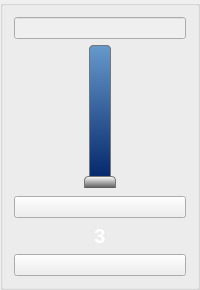
       <widget class="QGroupBox" name="groupBox_channel3">
        <property name="sizePolicy">
         <sizepolicy hsizetype="Preferred" vsizetype="MinimumExpanding">
          <horstretch>0</horstretch>
          <verstretch>0</verstretch>
         </sizepolicy>
        </property>
        <property name="minimumSize">
         <size>
          <width>80</width>
          <height>290</height>
         </size>
        </property>
        <property name="autoFillBackground">
         <bool>true</bool>
        </property>
        <property name="title">
         <string/>
        </property>
        <layout class="QVBoxLayout" name="verticalLayout_2">
         <property name="spacing">
          <number>6</number>
         </property>
         <item>
          <layout class="QVBoxLayout" name="layout_probe3Temp">
           <property name="spacing">
            <number>6</number>
           </property>
           <property name="topMargin">
            <number>0</number>
           </property>
           <item>
            <widget class="QLineEdit" name="ctrl_probe3Temp">
             <property name="enabled">
              <bool>false</bool>
             </property>
             <property name="toolTip">
              <string>Temperature</string>
             </property>
             <property name="alignment">
              <set>Qt::AlignCenter</set>
             </property>
             <property name="readOnly">
              <bool>true</bool>
             </property>
            </widget>
           </item>
          </layout>
         </item>
         <item>
          <layout class="QHBoxLayout" name="horizontalLayout_5">
           <item>
            <widget class="QSlider" name="ctrl_channel3speedSlider">
             <property name="enabled">
              <bool>false</bool>
             </property>
             <property name="sizePolicy">
              <sizepolicy hsizetype="Expanding" vsizetype="Expanding">
               <horstretch>0</horstretch>
               <verstretch>0</verstretch>
              </sizepolicy>
             </property>
             <property name="minimumSize">
              <size>
               <width>0</width>
               <height>80</height>
              </size>
             </property>
             <property name="styleSheet">
              <string notr="true">	QSlider::groove:vertical {
     	border: 1px solid #bbb;
     	background: darkBlue;
     	width: 20px;
     	border-radius: 4px;
 	}

 	QSlider::handle:vertical {
		background-color: qlineargradient(spread:pad, x1:1, y1:1.1, x2:1, y2:0, stop:0 #000, stop:1 #FFF);
 		height:15px;
 		margin:-6px;
 		border:1px solid #777;
		border-radius:4px;
 	}

 	QSlider::add-page:vertical {
	 	background: qlineargradient(x0: 1, y0: 1, x2: 0, y2: 1, stop: 0 #69c, stop: 1 #026);
	 	background: qlineargradient(x0: 1, y0: 1, x2: 0, y2: 1, stop: 0 #026, stop: 1 #69c);
	 	border: 1px solid #777;
	 	border-radius: 4px;
 	}

 	QSlider::sub-page:vertical {
	 	background: qlineargradient(x0: 1, y0: 1, x2: 0, y2: 1, stop: 0 #026, stop: 1 #69c);
	 	background: qlineargradient(x0: 1, y0: 1, x2: 0, y2: 1, stop: 0 #69c, stop: 1 #026);
     	border: 1px solid #777;
	 	border-radius: 4px;
 	}</string>
             </property>
             <property name="maximum">
              <number>100</number>
             </property>
             <property name="orientation">
              <enum>Qt::Vertical</enum>
             </property>
             <property name="invertedAppearance">
              <bool>false</bool>
             </property>
             <property name="invertedControls">
              <bool>false</bool>
             </property>
             <property name="tickPosition">
              <enum>QSlider::TicksAbove</enum>
             </property>
            </widget>
           </item>
          </layout>
         </item>
         <item>
          <spacer name="verticalSpacer_4">
           <property name="orientation">
            <enum>Qt::Vertical</enum>
           </property>
           <property name="sizeType">
            <enum>QSizePolicy::Fixed</enum>
           </property>
           <property name="sizeHint" stdset="0">
            <size>
             <width>20</width>
             <height>2</height>
            </size>
           </property>
          </spacer>
         </item>
         <item>
          <widget class="QPushButton" name="ctrl_channel3speed">
           <property name="text">
            <string/>
           </property>
          </widget>
         </item>
         <item>
          <layout class="QVBoxLayout" name="layout_channel3Select">
           <property name="spacing">
            <number>6</number>
           </property>
           <property name="topMargin">
            <number>0</number>
           </property>
           <item>
            <widget class="QPushButton" name="ctrl_channel3Select">
             <property name="minimumSize">
              <size>
               <width>0</width>
               <height>0</height>
              </size>
             </property>
             <property name="maximumSize">
              <size>
               <width>16777215</width>
               <height>16777215</height>
              </size>
             </property>
             <property name="styleSheet">
              <string notr="true">QPushButton {
	background-color: rgba(230, 230, 230, 0%);
	border: none;
	margin: 0px;
    padding: 0px;
	font-size: 20px;
	font-weight: bold;
	color: white;
	image: url(:/Images/icon_channels_lite_blue.png)
}

QPushButton:hover {
	background-color: rgba(230, 230, 230, 0%);
	border: none;
	margin: 0px;
    padding: 0px;
	font-size: 20px;
	font-weight: bold;
	color: grey;
	image: url(:/Images/icon_channels_lite_blue.png)
}</string>
             </property>
             <property name="text">
              <string>3</string>
             </property>
             <property name="iconSize">
              <size>
               <width>50</width>
               <height>30</height>
              </size>
             </property>
             <property name="flat">
              <bool>false</bool>
             </property>
            </widget>
           </item>
          </layout>
         </item>
         <item>
          <widget class="QPushButton" name="ctrl_channel3AlarmTemp">
           <property name="sizePolicy">
            <sizepolicy hsizetype="Minimum" vsizetype="Fixed">
             <horstretch>51</horstretch>
             <verstretch>0</verstretch>
            </sizepolicy>
           </property>
           <property name="minimumSize">
            <size>
             <width>51</width>
             <height>0</height>
            </size>
           </property>
           <property name="toolTip">
            <string>Alarm Temperature</string>
           </property>
           <property name="text">
            <string/>
           </property>
          </widget>
         </item>
        </layout>
       </widget>
